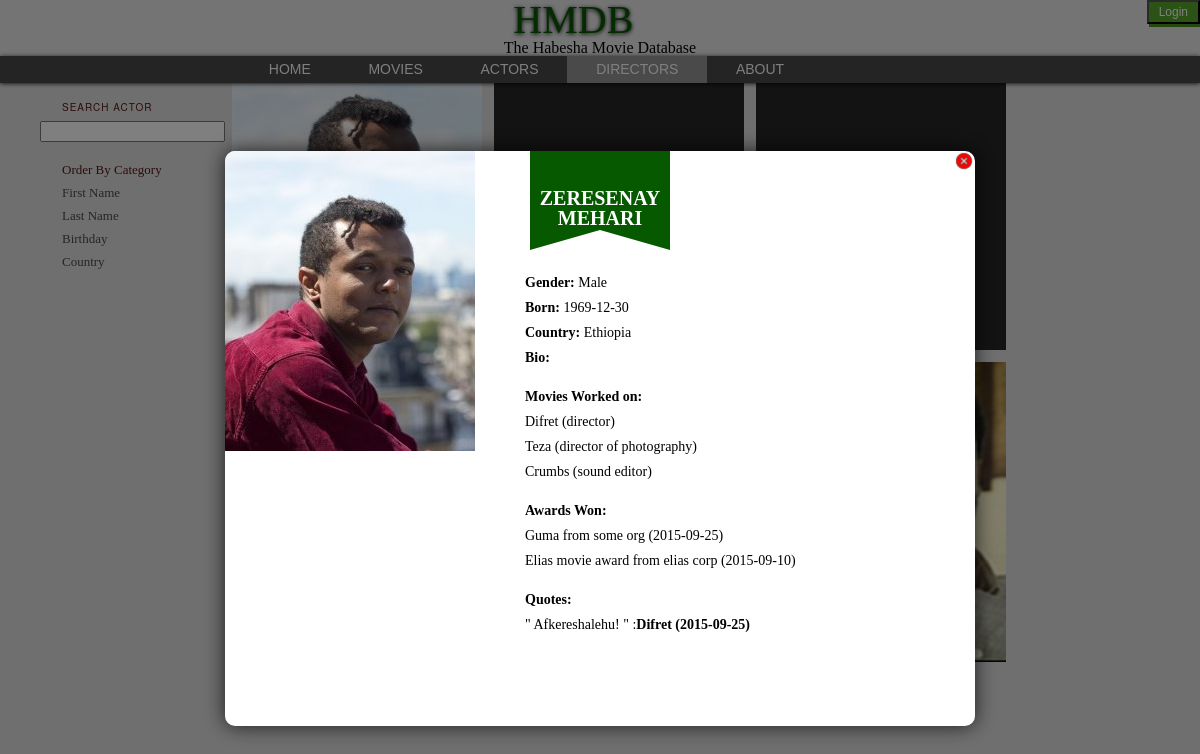
Screenshot of /hmdb_website/directors_view.php?person_info=1 with the database file from the repository.
### tables this page shows
CREATE TABLE `people` (
  `person_id` int(10) unsigned NOT NULL AUTO_INCREMENT,
  `first_name` varchar(30) NOT NULL,
  `last_name` varchar(30) NOT NULL,
  `gender` enum('M','F') NOT NULL,
  `Date_of_birth` date DEFAULT NULL,
  `country` varchar(30) DEFAULT NULL,
  `photo` text,
  `bio` text,
  PRIMARY KEY (`person_id`)
);

### hmdb_website/directors_view.php (the view, shortened to what this page needs)
<!DOCTYPE html>
<html>
    <head>
        <link href="style/prod-index.css" rel="stylesheet" type="text/css">
        <link rel="stylesheet" href="style/movies-style.css">
        <link rel="stylesheet" href="style/popup.css">
    </head>
    <body>
        <header id="top">
    <?php
        if(isset($_COOKIE["user"]) || isset($_COOKIE["admin"])){
            $usr_name = isset($_COOKIE["user"]) ? $_COOKIE["user"] : $_COOKIE["admin"];
            $usr_level = isset($_COOKIE["user"]) ? 0 : 1;
            $u_init = strtoupper($usr_name[0]);
            echo "<a href=\"usr_mgmt/logout.php?user=$usr_name&level=$usr_level\" style=\"float: right; font-size:14px;\">$usr_name (logout)</a>";
        }
        else{
    ?>
            <a href="usr_mgmt/index.php?current_page=movie_view.php"><button class="loginbtn" style="font-size: 12px; align-content: center">Login</button></a>
    <?php
        }
    ?>
    <h1>HMDB</h1>
    <h5 style="text-align: center">The Habesha Movie Database</h5>
        <nav id="mainNav">
            <ul class="centered">
                <li><a href="index.php">Home</a></li>
                <li><a href="movie_view.php">Movies</a></li>
                <li><a href="actors_view.php">Actors</a></li>
                <li><a href="#" class="thispage">Directors</a></li>
                <li><a href="about.php">About</a></li>
            </ul>
      </nav>
</header>
        <div id="thumbs-holder" style="display: block;">
        <?php
            $directors = "";
            if(isset($_GET["person_info"])){
                $editing_director = false;
                $person_info_id = $_GET["person_info"];
                if($person_info_id != "false"){
                    $cur_person = "SELECT * FROM people WHERE person_id = '$person_info_id'";
                    $person_info_result = mysql_query($cur_person);
                    $info_fname = mysql_result($person_info_result, 0, 'first_name');
                    $info_lname = mysql_result($person_info_result, 0, 'last_name');
                    $info_gender = mysql_result($person_info_result, 0, 'gender');
                    $info_birthday = mysql_result($person_info_result, 0, 'Date_of_birth');
                    $info_country = mysql_result($person_info_result, 0, 'country');
                    $info_photo = mysql_result($person_info_result, 0, 'photo');
                    $cur_person_movies = "SELECT title, role_name FROM ((movie JOIN works_on ON movie.film_id=works_on.film_id) JOIN role ON role.role_id = works_on.role_id) WHERE person_id = '$person_info_id'";
                    $person_info_movies = mysql_query($cur_person_movies);
                    $info_mv_title = [];
                    $info_mv_role = [];
                    $n_mv_info = mysql_num_rows($person_info_movies);
                    for($o = 0; $o < $n_mv_info; $o++){
                        $info_mv_title[$o] = mysql_result($person_info_movies, $o, 'title');
                        $info_mv_role[$o] = mysql_result($person_info_movies, $o, 'role_name');
                    }
                    $cur_person_awards = "SELECT award.award_name, award.agency, award_given.year_given FROM award, award_given WHERE award.award_id = award_given.award_id AND award_given.person_id = $person_info_id";
                    $person_info_awards = mysql_query($cur_person_awards);
                    $info_award_name = [];
                    $info_award_agency = [];
                    $info_award_given_date = [];
                    $n_award_info = mysql_num_rows($person_info_awards);
                    for($o = 0; $o < $n_award_info; $o++){
                        $info_award_name[$o] = mysql_result($person_info_awards, $o, 'award_name');
                        $info_award_agency[$o] = mysql_result($person_info_awards, $o, 'agency');
                        $info_award_given_date[$o] = mysql_result($person_info_awards, $o, 'year_given');
                    }
                    $cur_person_quotes = "SELECT movie.title, movie.released_date, quote.quote FROM movie, quote WHERE movie.film_id = quote.film_id AND quote.person_id = $person_info_id";
                    $person_info_quotes = mysql_query($cur_person_quotes);
                    $info_quote_movie_title = [];
                    $info_quote_movie_release_date = [];
                    $info_quote = [];
                    $n_quotes_info = mysql_num_rows($person_info_quotes);
                    for($o = 0; $o < $n_quotes_info; $o++){
                        $info_quote[$o] = mysql_result($person_info_quotes, $o, 'quote');
                        $info_quote_movie_title[$o] = mysql_result($person_info_quotes, $o, 'title');
                        $info_quote_movie_release_date[$o] = mysql_result($person_info_quotes, $o, 'released_date');
                    }
                    ?>
			<div id="modal-container" class="modal-container center-popup-cont open">
			  		<div style="margin-top: 151px;" class="popup-content">
			    		<div class="modal-top">
			      			<b><?php
                                    if(!$editing_director)
                                        echo $info_fname . " " . $info_lname;
                                    else{
                                        echo "<form method=\"post\" action=\"directors_view.php?person_info=$person_info_id\">";
                                        echo "<input type=\"text\" name=\"updated_firstname\" value=\"$info_fname\">";
                                        echo "<input type=\"text\" name=\"updated_lastname\" value=\"$info_lname\">";
                                    }
                                ?></b>
			    		</div>
			    		<div class="modal-text-cont-for-js">
						<div class="popup-content-install2">
			  				<div class="popup-left-img" style="background-image: url('<?php echo $info_photo; ?>')">
			  				</div>
			  				<div class="modal-text-cont">
                                <p><b>Gender:</b> <?php
                                                        if(!$editing_director)
                                                            if($info_gender == "F")
                                                                echo "Female";
                                                            else
                                                                echo "Male";
                                                        else
                                                            echo "<input type=\"text\" name=\"updated_gender\" value=\"$info_gender\">";
                                                    ?></p>
                                <p><b>Born:</b> <?php
                                                    if(!$editing_director)
                                                        echo $info_birthday;
                                                    else
                                                         echo "<input type=\"text\" name=\"updated_bdate\" value=\"$info_birthday\">";
                                                ?></p>
                                <p><b>Country:</b> <?php
                                                        if(!$editing_director)
                                                            echo $info_country;
                                                        else
                                                            echo "<input type=\"text\" name=\"updated_country\" value=\"$info_country\">";
                                                    ?></p>
                                <p><b>Bio:</b> <?php
                                                ?></p>
                                <br><p><b>Movies Worked on:</b>
                                    <?php
                                    for($o = 0; $o < $n_mv_info; $o++){
                                        echo "<br>";
                                        echo $info_mv_title[$o] . " (" . $info_mv_role[$o] . ")";
                                    }
                                    ?>
                                    </p>
                                <br><p><b>Awards Won:</b>
                                    <?php
                                    for($o = 0; $o < $n_award_info; $o++){
                                        echo "<br>";
                                        echo $info_award_name[$o] . " from " . $info_award_agency[$o] . " (" . $info_award_given_date[$o] . ")";
                                    }
                                    ?>
                                    </p>
                                <br><p><b>Quotes:</b>
                                    <?php
                                    for($o = 0; $o < $n_quotes_info; $o++){
                                        echo "<br>";
                                        echo "\" " . $info_quote[$o] . " \" :<b>" . $info_quote_movie_title[$o] . " (" . $info_quote_movie_release_date[$o] . ")</b>";
                                    }
                                    ?>
                                    </p>
                                    <div class="btn-dwn-cont">
				  					<span><span class="browser-icon browser-icon-big" style="background-image:url('/img/browser/firefox.png')"></span></span>
								</div>
							</div>
						</div>
					</div>
                                            <a href="directors_view.php"><div class="close-modal close-modal-icon"></div></a>
			 	</div>
			</div>
                    <?php
                }
            }
            if(isset($_GET["f_name"])){
                $fname = sanitize($_GET["f_name"]);
                echo "<p>////////////////////////  $fname</p>";
                $directors = "SELECT * FROM people WHERE first_name like '%$fname%' or last_name like '%$fname%' AND person_id IN (SELECT person_id FROM works_on WHERE role_id = 1) ORDER BY person_id LIMIT 25";
            }
            else if(isset($_GET["country"])){
                $directors = "SELECT * FROM people WHERE person_id IN (SELECT person_id FROM works_on WHERE role_id = 1) ORDER BY country LIMIT 25";
            }
            else if(isset ($_GET["first"])){
                $directors = "SELECT * FROM people WHERE person_id IN (SELECT person_id FROM works_on WHERE role_id = 1) ORDER BY first_name LIMIT 25";
            }
            else if(isset($_GET["last"])){
                $directors = "SELECT * FROM people WHERE person_id IN (SELECT person_id FROM works_on WHERE role_id = 1) ORDER BY last_name DESC LIMIT 25";
            }
            else if(isset ($_GET["birthday"])){
                $directors = "SELECT * FROM people WHERE person_id IN (SELECT person_id FROM works_on WHERE role_id = 1) ORDER BY Date_of_birth DESC LIMIT 25";
            }
            else{
                $directors = "SELECT * FROM people  WHERE person_id IN (SELECT person_id FROM works_on WHERE role_id = 1) ORDER BY person_id LIMIT 25";
            }
            $ac_results = mysql_query($directors);
            $num_directors = mysql_num_rows($ac_results);
            for($i = 0; $i < $num_directors; $i++){
        ?>
        <div class="pic-thumb" >
        </div>
            <?php
            }
            ?>
    </div>
        <ul id="subnav" style="display: block;">
		<h4>Search Actor
		</h4>
		<li>
                    <form action="<?php echo $_SERVER["PHP_SELF"] ?>" method="get">
                        <input type="search" autocomplete="" name="f_name"><br><br>
                    </form>
                    <a href="<?php echo $_SERVER["PHP_SELF"] ?>" data-category="all" id="active-category">Order By Category
		</a>
		</li>
		<li>
                    <a href="<?php echo $_SERVER["PHP_SELF"] ?>?first=true" data-category="firstname">First Name
		</a>
		</li>
		<li>
                    <a href="<?php echo $_SERVER["PHP_SELF"] ?>?last=true" data-category="lastname">Last Name
		</a>
		</li>
		<li>
                    <a href="<?php echo $_SERVER["PHP_SELF"] ?>?birthday=true"  data-category="birthd">Birthday
		</a>
		</li>
		<li>
                    <a href="<?php echo $_SERVER["PHP_SELF"] ?>?country=true" data-category="countr">Country
		</a>
		</li>
		</ul>
    </body>
</html>

### hmdb_website/style/prod-index.css (style rules this page uses)
html { .background-color: #E9E9E9; .padding: 0px; margin-left: -8px; margin-right: -8px; }
h1 { .font-family: "Arial Black", Gadget, sans-serif; font-size: 40px; font-style: normal; font-weight: 600; font-variant: normal; text-transform: uppercase; color: #B4000B; text-align: center; margin: 0px; text-shadow: 0 1px 0.1em black; }
header { position: fixed; z-index: 50; width: 100%; background-color: #E9E9E9; margin-top: -10px; }
#mainNav ul { list-style-type: none; text-decoration: none; margin-left: 0px; margin-right: 0px; margin-top: 0px; margin-bottom: 0px; background-color: #484848; text-align: center; padding-left: 20%; padding-right: 20%; overflow: auto; }
#mainNav a { font-family: "Arial Black", Gadget, sans-serif; text-transform: uppercase; color: #FFF; background-color: inherit; text-align: center; display: block; float: left; width: auto; text-decoration: none; padding-top: 0.5%; padding-bottom: 0.5%; padding-right: 4%; padding-left: 4%; }
#mainNav a:hover, #mainNav a:active, #mainNav a:focus, #mainNav a.thispage { background-color: #969696; text-decoration: none; }

### hmdb_website/style/movies-style.css (style rules this page uses)
html,body,span, h2,h3,h4,h5,h6, p,a,font,img,ul,li { margin:0; padding:0; border:0; outline:0; font-weight:inherit; font-style:inherit; font-size:100%; vertical-align:baseline }
body { font-family:"minion-pro-1","minion-pro-2","Times New Roman",serif; line-height:1; color: #000; }
h1 { .font-family: "Arial Black", Gadget, sans-serif; font-size: 40px; font-style: normal; font-weight: 500; font-variant: normal; text-transform: uppercase; color: #075900; text-align: center; margin: 0px; text-shadow: 0 0.8px 0.1em black; }
header { position: fixed; z-index: 50; width: 100%; background-color: #E9E9E9; margin-top: -50px; }
#mainNav ul { list-style-type: none; text-decoration: none; margin-left: 0px; margin-right: 0px; margin-top: 0px; margin-bottom: 0px; background-color: #484848; text-align: center; padding-left: 20%; padding-right: 20%; overflow: auto; box-shadow: 0 0.9px 0.3em black; }
#mainNav a { font-family: "Arial Black", Gadget, sans-serif; text-transform: uppercase; color: #FFF; background-color: inherit; text-align: center; display: block; float: left; width: auto; text-decoration: none; padding-top: 0.9%; padding-bottom: 0.9%; padding-right: 4%; padding-left: 4%; font-size: 14px; }
#mainNav a:hover, #mainNav a:active, #mainNav a:focus, #mainNav a.thispage { background-color: #969696; text-decoration: none; }
div#thumbs-holder { float:left; margin-right:34px; margin-top:20; margin-left:232px; padding-bottom:53px }
div.pic-thumb { width:250px; height:300px; overflow:hidden; margin-right:12px; margin-bottom:12px; background:#262626;++ display:block; float:left; position:relative }
ul#subnav { position:fixed; top:0; left:0; display:block; margin-top:100px; margin-left:40px; background-color: inherit; }
ul#subnav a { color:#4b4b4b; text-decoration:none; line-height:23px; padding-left:22px; display:block; font-size:13px; letter-spacing:0 }
#subnav h4 { text-transform:uppercase; letter-spacing:1px; font:10px "Helvetica Neue",Arial,Helvetica,Geneva,sans-serif; margin-bottom:7px; margin-left:22px; }
#subnav a:hover,#subnav a#active-category,#subnav h4 { color:#591919 }
ol,ul { list-style:none }
body { height:100%; margin:0; padding:50px 0 0; background:#dedede url(../images/common/bg_gradient.png) repeat-x left top }
html { -webkit-text-size-adjust:none; -ms-text-size-adjust:none }
.loginbtn { background: #57A82A; color: #FFF; padding: 10px; box-shadow: 2px 3px 0px 0px #4B9224; line-height: 0px; float: right; }

### rows the page displays
people: first_name "ZERESENAY", last_name "MEHARI", photo (picture), Date_of_birth "1969-12-30", country "Ethiopia"

### other values shown
$info_mv_title[$o] "Difret"
$info_mv_role[$o] "director"
$info_mv_title[$o] "Teza"
$info_mv_role[$o] "director of photography"
$info_mv_title[$o] "Crumbs"
$info_mv_role[$o] "sound editor"
$info_award_name[$o] "Guma"
$info_award_agency[$o] "some org"
$info_award_given_date[$o] "2015-09-25"
$info_award_name[$o] "Elias movie award"
$info_award_agency[$o] "elias corp"
$info_award_given_date[$o] "2015-09-10"
$info_quote[$o] "Afkereshalehu!"
$info_quote_movie_title[$o] "Difret"
$info_quote_movie_release_date[$o] "2015-09-25"
